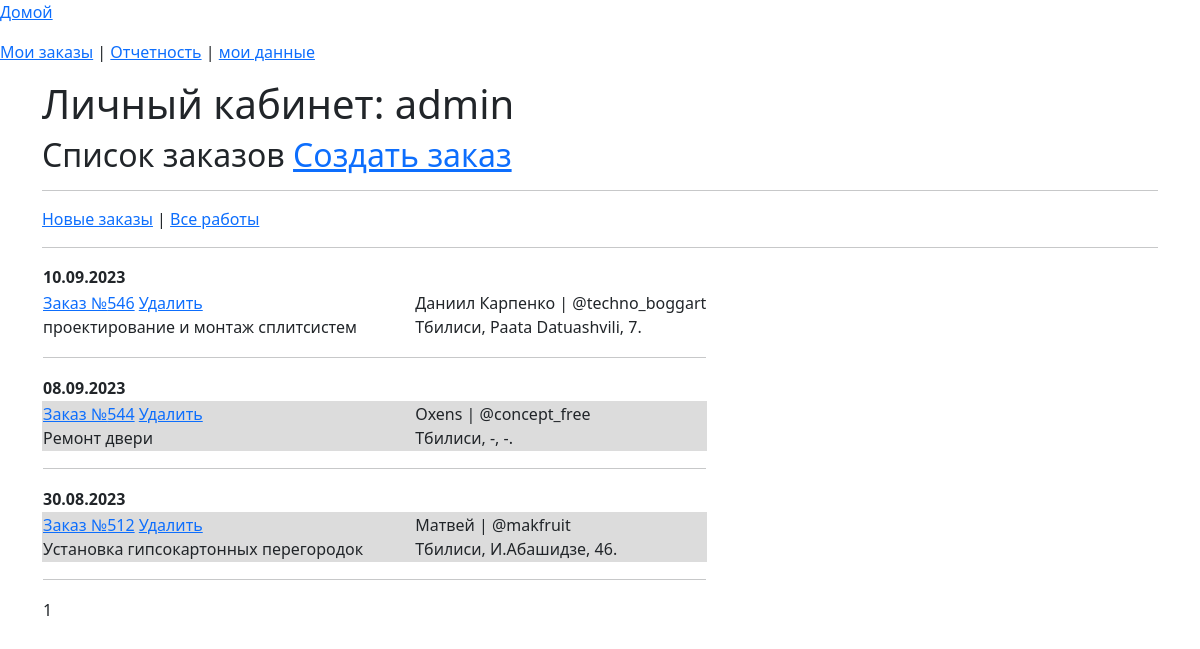
Before: /list_order (signed in) with the older database file.
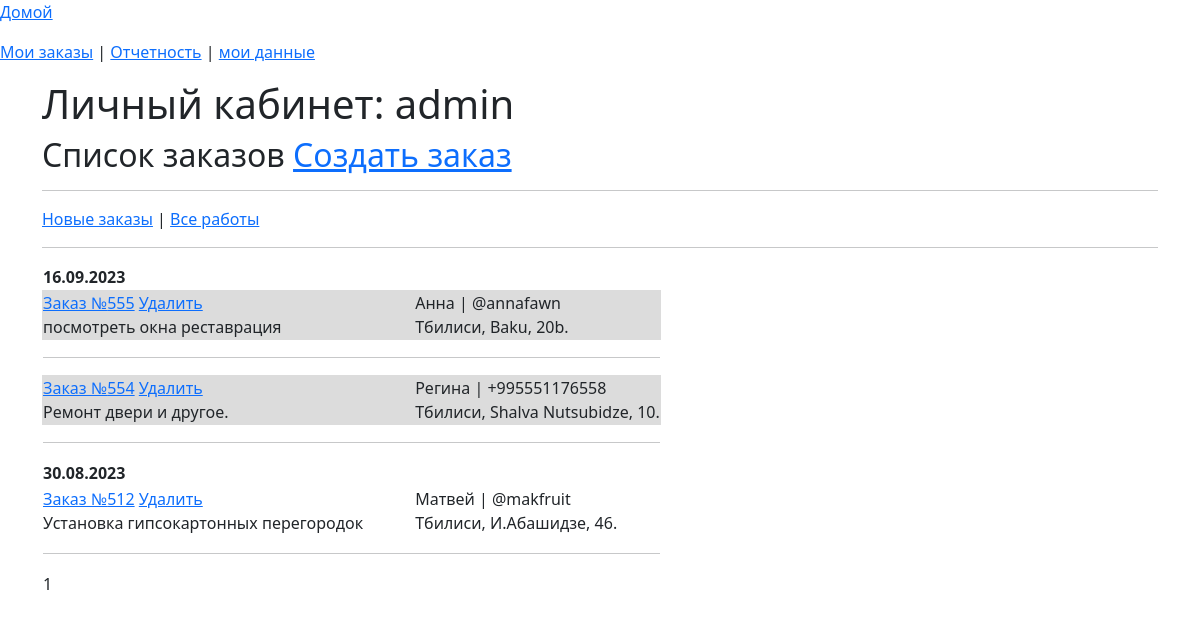
After: the same page with the newer database file.
### app_site/models.py (models this page shows)
class OrderList(models.Model):
    time_in = models.DateTimeField(auto_now_add=True, verbose_name='Дата заказа')
    time_out = models.DateTimeField(null=True, blank=True, verbose_name='Дата выполнения')
    repairer_id = models.ForeignKey(User, on_delete=models.SET_NULL, null=True, blank=True,
                                    verbose_name='Мастер', default='', )
    price = models.DecimalField(decimal_places=2, max_digits=7, null=True, blank=True, verbose_name='Стоимость работ')
    text_order = models.CharField(max_length=1500, verbose_name='Описание проблемы', blank=True, null=True)
    customer_name = models.CharField(max_length=50, verbose_name='Ваше имя')
    customer_phone = models.CharField(max_length=16, verbose_name='Номер телефона')
    customer_code = models.CharField(max_length=16, verbose_name='Код организации', blank=True, null=True)
    address_city = models.CharField(max_length=2, choices=CITY_CHOICES, default='TB', null=True, blank=True,
                                    verbose_name='Город')
    order_status = models.CharField(max_length=3, choices=ORDER_STATUS, default='BEG', null=True, blank=True,
                                    verbose_name='Статус заказа')
    address_street_app = models.CharField(max_length=150, verbose_name='Улица', null=True, blank=True)
    address_num = models.CharField(max_length=10, verbose_name='Номер дома', null=True, blank=True)
    services = models.ManyToManyField('Service', through='Invoice')
    class Meta:
        verbose_name = 'Список заказов'
        verbose_name_plural = 'Список заказов'

### app_site/views.py (the view)
# urls.py: path('list_order', OrderManagementSystem.as_view(), name='list_order'),
class OrderManagementSystem(LoginRequiredMixin, ListView):
    model = OrderList
    context_object_name = 'order'
    template_name = 'order_list.html'
    paginate_by = 10
    def get_queryset(self):
        if self.request.GET.get('end') == 'end':
            self.queryset = OrderList.objects.filter(repairer_id=self.request.user)&\
                            OrderList.objects.filter(order_status='END')
        else:
            self.queryset = OrderList.objects.filter(repairer_id=self.request.user)&\
                            OrderList.objects.filter(order_status__in=['SND','RCV'])
        return self.queryset
    def get_context_data(self, **kwargs):
        context = super().get_context_data(**kwargs)
        context['form'] = OrderForm
        return context

### app_site/templatetags/custom_filters.py (called while the page is built)
@register.filter()
def choice_tag(value, A):
    try:
        if A == 'city':
            a = dict(CITY_CHOICES)
        elif A == 'status_order':
            a = dict(ORDER_STATUS)
        elif A == 'month':
            a = dict(MONTH)
        elif A == 'work_type':
            a = dict(WORK_CHOICES)
        return f'{a[value]}'
    except KeyError:
        return f''

### templates/order_list.html (shortened to what this page needs)
{% extends 'flatpages/default_user.html' %}
{% load custom_filters %}
{% load custom_tags %}
{% block body %}
<h2>Список заказов <a href="#"  onclick="disp(document.getElementById('form'))" id="ggg">Создать заказ</a></h2>
<hr>
<a href="{% url 'list_order' %}">Новые заказы</a> | <a href="{% url 'list_order'%}?end=end">Все работы</a>
<hr>
<table id="head">
{% regroup order by time_in|date:"d.m.Y" as day %}
    {% for y in day reversed  %}
    <tr>
        <td  colspan="6">
            <b>{{ y.grouper }}</b>
        </td>
    <tr>
        {% for i in y.list reversed %}
                {% if i.order_status == 'SND' %}
                <tr id="row_{{ i.pk }}" bgcolor= "#DCDCDC">
                {% else %}
                <tr>
                {% endif %}
                <td>
                <a href="{% url 'invoice' i.pk %}" id="order_{{ i.pk }}">Заказ №{{ i.pk}}</a>
                <a href="{% url 'delete-order' i.pk %}" id="delete_{{ i.pk }}">Удалить</a><br>
                <span id="text_order_{{ i.pk }}">{{ i.text_order|truncatewords:7 }}</span>
            </td>
            <td width = 50></td>
            <td><span id="customer_name_{{ i.pk }}">{{ i.customer_name }}</span> |
                <span id="customer_phone_{{ i.pk }}">{{ i.customer_phone }}</span><br>
                <span id="city_{{ i.pk }}">{{ i.address_city|choice_tag:'city'}}</span>,
                <span id="street_app_{{ i.pk }}">{{ i.address_street_app }}</span>,
                <span id="num_{{ i.pk }}">{{ i.address_num }}</span>.
            </td>
            <tr><td colspan="3"><hr></td></tr>
            </tr>
        {% endfor %}
    {% endfor %}
<tr><td colspan="3">
            <p>
            {{ page_obj.number }}
            </p>
</td></tr>
</table>
{% endblock body %}

### templates/flatpages/default_user.html (shortened to what this page needs)
{% load static %}
<!doctype html>
<html lang="en">
  <head>
    <link href="https://cdn.jsdelivr.net/npm/bootstrap@5.3.0/dist/css/bootstrap.min.css" rel="stylesheet">
  </head>
  <body>
<p><a href="{% url 'home' %}" id="ss">Домой</a></p>
<p><a href="{% url 'list_order' %}">Мои заказы</a> | <a href="{% url 'stat' %}">Отчетность</a> | <a href="{% url 'repaierman' request.user.id %}">мои данные</a></p>
<div class="container">
<h1 class="test">Личный кабинет: {{ user.username }}</h1>
{% block body %}
{% endblock body%}
</div>
  </body>
</html>

Changed rows visible on the page:
no longer on this page (row edited): OrderList: pk "546", text_order "проектирование и монтаж сплитсистем", customer_name "Даниил Карпенко", customer_phone "@techno_boggart", address_city|choice_tag "Тбилиси", address_street_app "Paata Datuashvili", address_num "7", shown under "10.09.2023"
removed OrderList: pk "544", text_order "Ремонт двери", customer_name "Oxens", customer_phone "@concept_free", address_city|choice_tag "Тбилиси", address_street_app "-", address_num "-", shown under "08.09.2023"
added OrderList: pk "555", text_order "посмотреть окна реставрация", customer_name "Анна", customer_phone "@annafawn", address_city|choice_tag "Тбилиси", address_street_app "Baku", address_num "20b", shown under "16.09.2023"
added OrderList: pk "554", text_order "Ремонт двери и другое.", customer_name "Регина", customer_phone "+995551176558", address_city|choice_tag "Тбилиси", address_street_app "Shalva Nutsubidze", address_num "10", shown under "16.09.2023"
changed OrderList "Установка гипсокартонных перегородок": order_status "SND" → "RCV" (drawn)
Other visible differences:
new list line: "16.09.2023"
list line gone: "10.09.2023"
list line gone: "08.09.2023"
